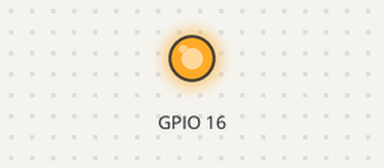
This program was run on a simulated Raspberry Pi (BCM pin numbers). On the bench: output pins drawn as LEDs (lit = HIGH). What the program prints to the terminal is not drawn. At 0.6 s the program stops and its outputs stay as they are.

Above: at 0.15 s.
Timing chart, 0 to 1.8 s (numbered marks = the images above):
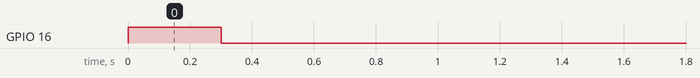

Measured:
- by itself, GPIO 16: LOW → HIGH at 0.00 s, → LOW 0.30 s later

The program:

led.py
```python
#!/usr/bin/python3
# encoding: utf-8

import RPi.GPIO as GPIO
import time

GPIO.setmode(GPIO.BCM)
GPIO.setup(16, GPIO.OUT)

def blink():
    GPIO.output(16, GPIO.HIGH)
    time.sleep(0.3)
    GPIO.output(16, GPIO.LOW)
    time.sleep(0.3)

if __name__ == '__main__':
    i = 0;
    print("Start to blink");
    while(i < 1):
        blink()
        i = i + 1
    print("Stop to blink");
    GPIO.cleanup()
```
